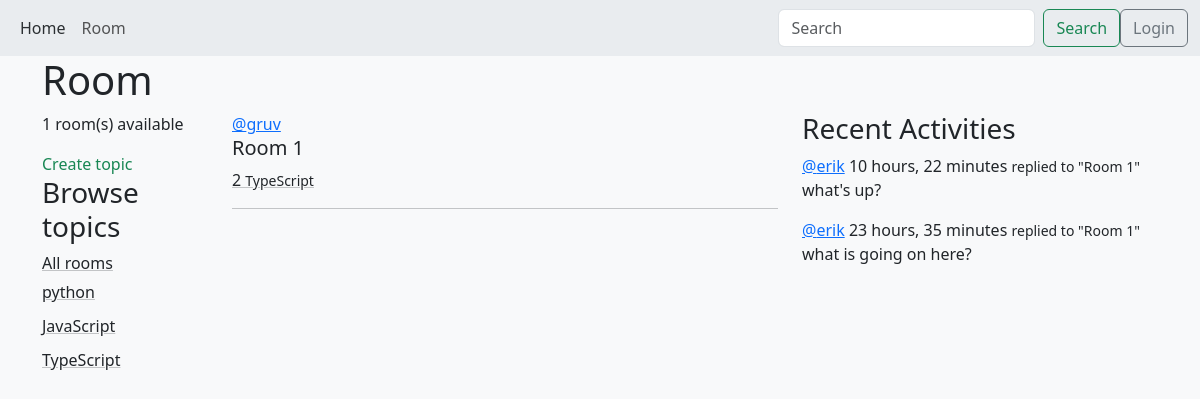
Page /room?q=TypeScript on the committed database.
### base/models.py (models this page shows, shortened)
class Topic(models.Model):
    name = models.CharField(max_length=200)

class Room(models.Model):
    host = models.ForeignKey(User, on_delete=SET_NULL, null=True)
    topic = models.ForeignKey(Topic, on_delete=SET_NULL, null=True)
    name = models.CharField(max_length=200)
    description = models.TextField(null=True, blank=True)  #true allows to be empty
    participants = models.ManyToManyField(User, related_name='participants', blank=True)
    updated = models.DateTimeField(auto_now=True)
    created = models.DateTimeField(auto_now_add=True)
    class Meta:
        ordering =  ['-updated', '-created']
    def __str__(self):
        return self.name

class Message(models.Model):
    user = models.ForeignKey(User, on_delete=CASCADE)
    room = models.ForeignKey(Room, on_delete=models.CASCADE)
    body = models.TextField()
    updated = models.DateTimeField(auto_now=True)
    created = models.DateTimeField(auto_now_add=True)
    class Meta:
        ordering =  ['-updated', '-created']
    def __str__(self):
        return self.body[0:50]

### base/views.py (the view)
# urls.py: path('room', views.room, name='room'),
def room(req):
    q = req.GET.get('q') if req.GET.get('q') != None else ''
    rooms = Room.objects.filter(
        Q(topic__name__icontains=q) |
        Q(name__icontains=q) |
        Q(description__icontains=q)
    )
    room_count = rooms.count()
    topics = Topic.objects.all()
    room_messages = Message.objects.filter(Q(room__topic__name__icontains=q))
    context = {
        'rooms': rooms,
        'topics': topics,
        "room_count": room_count,
        "room_messages": room_messages,
    }
    return render(req, 'base/room.html', context)

### base/templates/base/room.html
{% extends 'index.html' %} {% block content %}
<h1>Room</h1>
<div class="rooms row">
  <div class="col-2">
    <p>{{room_count}} room(s) available</p>
    <div>
      <a class="nav-link link-success" href="{% url 'create-room' %}"
        >Create topic
      </a>
    </div>
        {% include 'base/topics_component.html' %}
  </div>
  <div class="room col-6">
    {% include 'base/feed_component.html' %}
  </div>
  <div class="col-4">
    {% include 'base/activity_component.html' %}
  </div>
</div>
{% endblock %}

### base/templates/base/topics_component.html
<h3>Browse topics</h3>
<a
    class="link-underline-opacity-25 link-underline-opacity-100-hover link-dark"
    href="{% url 'room' %}"
>All rooms
</a>
{% for topic in topics %}
<div style="padding-top: 5px; padding-bottom: 5px">
    <a
        class="link-dark link-underline-opacity-25 link-underline-opacity-100-hover"
        href="{% url 'room' %}?q={{topic.name}}"
    >{{ topic.name }}
    </a>
</div>
{% endfor %}

### base/templates/base/feed_component.html (shortened to what this page needs)
{% for room in rooms %}
    <div>
      <a href="{% url 'user-profile' room.host.id %}" class="link-primary">@{{ room.host.username }}</a>
      <h5>{{ room.name }}</h5>
      <a
        class="link-dark link-underline-opacity-25 link-underline-opacity-100-hover"
        href=" {% url 'room_id' room.id %} "
        >{{ room.id }} <small>{{ room.topic.name}}</small></a
      >
      <hr />
    </div>
    {% endfor %}

### base/templates/base/activity_component.html (shortened to what this page needs)
 <h3>Recent Activities</h3>
    {% for message in room_messages %}
    <div class="mb-2">
      <a href="{% url 'user-profile' message.user.id %}" class="link-primary"> @{{message.user}}</a>
        <span> {{message.created|timesince}}</span>
      <small>replied to "{{message.room}}"</small>
      <p>{{message}}</p>
    </div>
    {% endfor %}

### rows in the picture
Topic: name "python"
Topic: name "JavaScript"
Topic: name "TypeScript"
Room: host.username "gruv", name "Room 1", id "2", topic.name "TypeScript"
Message: user "erik", created "10 hours, 22 minutes", room "Room 1", body "what's up?"
Message: user "erik", created "23 hours, 35 minutes", room "Room 1", body "what is going on here?"

### other values in the picture
{{ room_count }} "1"
